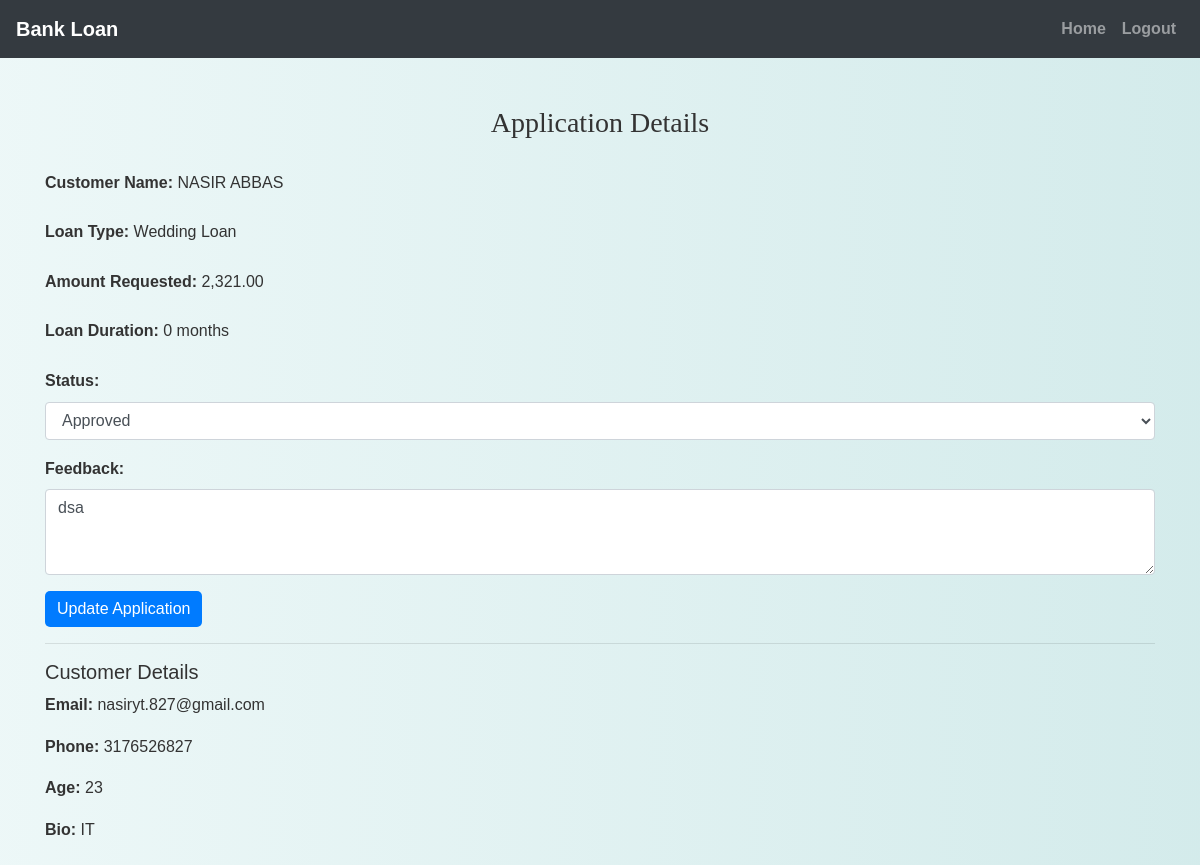
Screenshot of /officer/view_application_details.php?application_id=2 (signed in) with the database file from the repository.
### tables this page shows
CREATE TABLE `loan_applications` (
  `application_id` int(11) NOT NULL,
  `customer_id` int(11) NOT NULL,
  `loan_type_id` int(11) NOT NULL,
  `amount_requested` decimal(10,2) NOT NULL,
  `duration_months` int(11) NOT NULL,
  `application_status` enum('pending','approved','rejected') DEFAULT 'pending',
  `feedback` text DEFAULT NULL,
  `assigned_officer_id` int(11) DEFAULT NULL,
  `created_at` timestamp NOT NULL DEFAULT current_timestamp(),
  `updated_at` timestamp NOT NULL DEFAULT current_timestamp() ON UPDATE current_timestamp()
);

CREATE TABLE `users` (
  `id` int(11) NOT NULL,
  `username` varchar(50) NOT NULL,
  `password` varchar(255) NOT NULL,
  `email` varchar(100) NOT NULL,
  `phone` varchar(20) NOT NULL,
  `age` int(11) DEFAULT NULL,
  `full_name` varchar(255) NOT NULL,
  `bio` text DEFAULT NULL
);

CREATE TABLE `loan_types` (
  `loan_type_id` int(11) NOT NULL,
  `loan_name` varchar(255) NOT NULL,
  `description` text NOT NULL,
  `interest_rate` decimal(5,2) NOT NULL,
  `repayment_terms` int(11) NOT NULL,
  `max_amount` decimal(15,2) NOT NULL,
  `created_at` timestamp NOT NULL DEFAULT current_timestamp(),
  `updated_at` timestamp NOT NULL DEFAULT current_timestamp() ON UPDATE current_timestamp()
);

### officer/view_application_details.php (the view, shortened to what this page needs)
<?php
include('config.php');
$officer_id = $_SESSION["id"];
$application_id = isset($_GET['application_id']) ? $_GET['application_id'] : 0;
$sql_application = "SELECT la.application_id, lt.loan_name, la.amount_requested, la.application_status, la.feedback,
                           la.duration_months, la.created_at, la.updated_at,
                           u.full_name AS customer_name, u.email, u.phone, u.age, u.bio
                    FROM loan_applications la
                    JOIN loan_types lt ON la.loan_type_id = lt.loan_type_id
                    JOIN users u ON la.customer_id = u.id
                    WHERE la.application_id = ? AND la.assigned_officer_id = ?";
$stmt = $conn->prepare($sql_application);
$stmt->bind_param("ii", $application_id, $officer_id);
$stmt->execute();
$result = $stmt->get_result();
$row = $result->fetch_assoc();
?>
<!DOCTYPE html>
<html lang="en">
<head>
    <link rel="stylesheet" href="https://maxcdn.bootstrapcdn.com/bootstrap/4.5.2/css/bootstrap.min.css">
    <link rel="stylesheet" href="../css/style.css">
</head>
<body>
    <?php include('navbar.php'); ?>
    <div class="container mt-5">
        <h3>Application Details</h3>
        <form method="POST">
            <div class="form-group">
                <label><strong>Customer Name:</strong></label> <?php echo htmlspecialchars($row['customer_name']); ?>
            </div>
            <div class="form-group">
                <label><strong>Loan Type:</strong></label> <?php echo htmlspecialchars($row['loan_name']); ?>
            </div>
            <div class="form-group">
                <label><strong>Amount Requested:</strong></label> <?php echo number_format($row['amount_requested'], 2); ?>
            </div>
            <div class="form-group">
            <label><strong>Loan Duration:</strong></label> <?php echo $row['duration_months']; ?> months
            </div>
            <div class="form-group">
                <label><strong>Status:</strong></label>
                <select name="application_status" class="form-control" required>
                    <option value="approved" <?php echo ($row['application_status'] == 'approved') ? 'selected' : ''; ?>>Approved</option>
                </select>
            </div>
            <div class="form-group">
                <label><strong>Feedback:</strong></label>
                <textarea name="feedback" class="form-control" rows="3" placeholder="Enter feedback (optional)"><?php echo htmlspecialchars($row['feedback']); ?></textarea>
            </div>
            <button type="submit" class="btn btn-primary">Update Application</button>
        </form>
        <hr>
        <h5>Customer Details</h5>
        <p><strong>Email:</strong> <?php echo htmlspecialchars($row['email']); ?></p>
        <p><strong>Phone:</strong> <?php echo htmlspecialchars($row['phone']); ?></p>
        <p><strong>Age:</strong> <?php echo htmlspecialchars($row['age']); ?></p>
        <p><strong>Bio:</strong> <?php echo htmlspecialchars($row['bio']); ?></p>
    </div>
</body>
</html>

### css/style.css (style rules this page uses)
body { background: linear-gradient(90deg, rgba(233, 246, 246, 0.831), rgba(207, 233, 233, 0.9)); font-family: 'Arial', sans-serif; color: #333; line-height: 1.6; }
h1, h2, h3, h4 { text-align: center; margin-top: 30px; margin-bottom: 30px; font-family: 'Georgia', serif; }
.container { margin-bottom: 40px; }
.btn-primary { color: #fff; border: none; border-radius: 5px; cursor: pointer; transition: background-color 0.3s ease; }

### rows the page displays
loan_applications: customer.full_name "NASIR ABBAS", loan_type.loan_name "Wedding Loan", amount_requested "2,321.00", duration_months "0", application_status "Approved", feedback "dsa", customer.email "nasiryt.827@gmail.com", customer.phone "3176526827", customer.age "23", customer.bio "IT"
